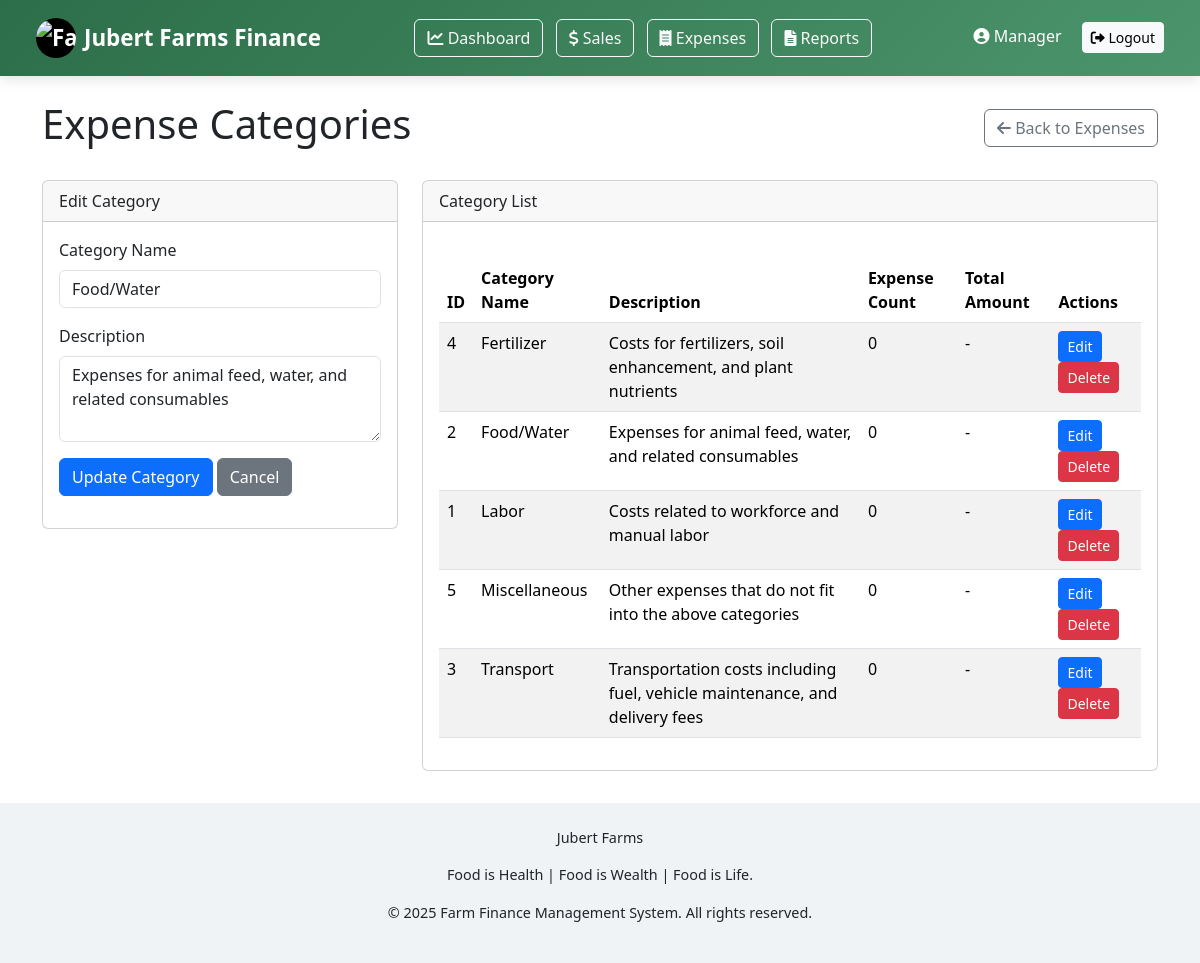
The app's page /manager/manager_expenses_categories.php?edit=2 with its own data.
### tables this page shows
CREATE TABLE IF NOT EXISTS expense_categories (
    category_id INT AUTO_INCREMENT PRIMARY KEY,
    category_name VARCHAR(100) NOT NULL UNIQUE,
    description TEXT,
    created_at TIMESTAMP DEFAULT CURRENT_TIMESTAMP
);

### manager/manager_expenses_categories.php (the view, shortened to what this page needs)
<?php
include '../config/db.php';
$edit_data = null;
if (isset($_GET['edit'])) {
    $category_id = $_GET['edit'];
    $result = $conn->query("SELECT * FROM expense_categories WHERE category_id=$category_id");
    $edit_data = $result->fetch_assoc();
}
$sql = "SELECT c.*, COUNT(e.expense_id) as expense_count, SUM(e.amount) as total_amount
        FROM expense_categories c
        LEFT JOIN expenses e ON c.category_id = e.category_id
        GROUP BY c.category_id
        ORDER BY c.category_name";
$result = $conn->query($sql);
$categories = [];
while ($row = $result->fetch_assoc()) {
    $categories[] = $row;
}
?>
<!DOCTYPE html>
<html lang="en">
<head>
    <link href="https://cdn.jsdelivr.net/npm/bootstrap@5.3.0/dist/css/bootstrap.min.css" rel="stylesheet">
    <link rel="stylesheet" href="https://cdnjs.cloudflare.com/ajax/libs/font-awesome/6.0.0/css/all.min.css">
    <link rel="stylesheet" href="assets/css/bootstrap.min.css">
</head>
<body>
        <nav class="navbar navbar-dark">
    <div class="container-fluid">
        <span class="navbar-brand d-flex align-items-center">
            <div class="logo-container-nav me-2">
                <img src="../assets/logo2.JPG" alt="Farm Logo" class="logo-nav">
            </div>
            Jubert Farms Finance
        </span>
            <div class="me-4">
            <a href="../manager/manager_dashboard.php" class="btn btn-outline-light me-2"><i class="fas fa-chart-line"></i> Dashboard</a>
                <a href="../manager/manager_sale.php" class="btn btn-outline-light me-2"><i class="fas fa-dollar-sign"></i> Sales</a>
                <a href="../manager/manager_expense.php" class="btn btn-outline-light me-2"><i class="fas fa-receipt"></i> Expenses</a>
                <a href="../manager/manager_report.php" class="btn btn-outline-light"><i class="fas fa-file-alt"></i> Reports</a>
</div>
            <div>
            <span class="text-white me-3"><i class="fas fa-user-circle"></i> <?php echo $_SESSION['manager_name'] ?? 'Manager'; ?></span>
                <a href="../logout.php" class="btn btn-light btn-sm"><i class="fas fa-sign-out-alt"></i> Logout</a>
            </div>
        </div>
</nav>
<div class="container mt-4">
    <div class="d-flex justify-content-between align-items-center mb-4">
        <h1>Expense Categories</h1>
        <a href="../manager/manager_expense.php" class="btn btn-outline-secondary">
            <i class="fas fa-arrow-left"></i> Back to Expenses
        </a>
    </div>
    <div class="row">
        <div class="col-md-4">
            <div class="card">
                <div class="card-header">
                    <?= $edit_data ? 'Edit Category' : 'Add New Category' ?>
                </div>
                <div class="card-body">
                    <form method="post" action="../manager/manager_expenses_categories.php">
                        <div class="mb-3">
                            <label for="category_name" class="form-label">Category Name</label>
                            <input type="text" class="form-control" id="category_name" name="category_name"
                                   value="<?= $edit_data ? $edit_data['category_name'] : '' ?>" required>
                        </div>
                        <div class="mb-3">
                            <label for="description" class="form-label">Description</label>
                            <textarea class="form-control" id="description" name="description" rows="3"><?= $edit_data ? $edit_data['description'] : '' ?></textarea>
                        </div>
                        <div class="mb-3">
                            <button type="submit" class="btn btn-primary"><?= $edit_data ? 'Update' : 'Add' ?> Category</button>
                            <?php if ($edit_data): ?>
                                <a href="../manager/manager_expenses_categories.php" class="btn btn-secondary">Cancel</a>
                            <?php endif; ?>
                        </div>
                    </form>
                </div>
            </div>
        </div>
        <div class="col-md-8">
            <div class="card">
                <div class="card-header">
                    Category List
                </div>
                <div class="card-body">
                    <div class="table-responsive">
                        <table class="table table-striped table-hover">
                            <thead>
                                <tr>
                                    <th>ID</th>
                                    <th>Category Name</th>
                                    <th>Description</th>
                                    <th>Expense Count</th>
                                    <th>Total Amount</th>
                                    <th>Actions</th>
                                </tr>
                            </thead>
                            <tbody>
                                <?php if (count($categories) > 0): ?>
                                    <?php foreach ($categories as $category): ?>
                                        <tr>
                                            <td><?= $category['category_id'] ?></td>
                                            <td><?= $category['category_name'] ?></td>
                                            <td><?= $category['description'] ?></td>
                                            <td><?= $category['expense_count'] ?></td>
                                            <td><?= $category['expense_count'] > 0 ? 'GHS' . number_format($category['total_amount'], 2) : '-' ?></td>
                                            <td>
                                                <a href="../manager/manager_expenses_categories.php?edit=<?= $category['category_id'] ?>" class="btn btn-sm btn-primary">Edit</a>
                                                <a href="../manager/manager_expenses_categories.php?delete=<?= $category['category_id'] ?>" class="btn btn-sm btn-danger"
                                                   onclick="return confirm('Are you sure you want to delete this category?')">Delete</a>
                                            </td>
                                        </tr>
                                    <?php endforeach; ?>
                                <?php else: ?>
                                    <tr>
                                        <td colspan="6" class="text-center">No categories found</td>
                                    </tr>
                                <?php endif; ?>
                            </tbody>
                        </table>
                    </div>
                </div>
            </div>
        </div>
    </div>
</div>
</body>
</html>
<?php
include 'views/footer.php';
?>

### manager/manager_expenses_categories.php (style rules this page uses)
:root { --primary-color: #2c6e49; --secondary-color: #4c956c; --accent-color: #fefee3; --light-color: #f0f3f5; --dark-color: #1a3a1a; }
.navbar { background: linear-gradient(135deg, var(--primary-color), var(--secondary-color)) !important; box-shadow: 0 4px 12px rgba(0,0,0,0.1); padding: 0.8rem 1.5rem; }
.navbar-brand { font-weight: 700; font-size: 1.4rem; display: flex; align-items: center; }
.logo-container-nav { width: 40px; height: 40px; border-radius: 50%; background-color: black; display: flex; justify-content: center; align-items: center; overflow: hidden; }
.logo-nav { width: 100%; height: auto; }
.table-responsive { margin-top: 20px; }

### views/footer.php (style rules this page uses)
:root { --primary-color: #2c6e49; --secondary-color: #4c956c; --accent-color: #fefee3; --light-color: #f0f3f5; --dark-color: #1a3a1a; }

### records on screen
expense_categories: category_name "Food/Water", description "Expenses for animal feed, water, and related consumables", category_id "2", expense_count "0"
expense_categories: category_id "4", category_name "Fertilizer", description "Costs for fertilizers, soil enhancement, and plant nutrients", expense_count "0"
expense_categories: category_id "1", category_name "Labor", description "Costs related to workforce and manual labor", expense_count "0"
expense_categories: category_id "5", category_name "Miscellaneous", description "Other expenses that do not fit into the above categories", expense_count "0"
expense_categories: category_id "3", category_name "Transport", description "Transportation costs including fuel, vehicle maintenance, and delivery fees", expense_count "0"

### other values on screen
$_SESSION['manager_name'] "Manager"
